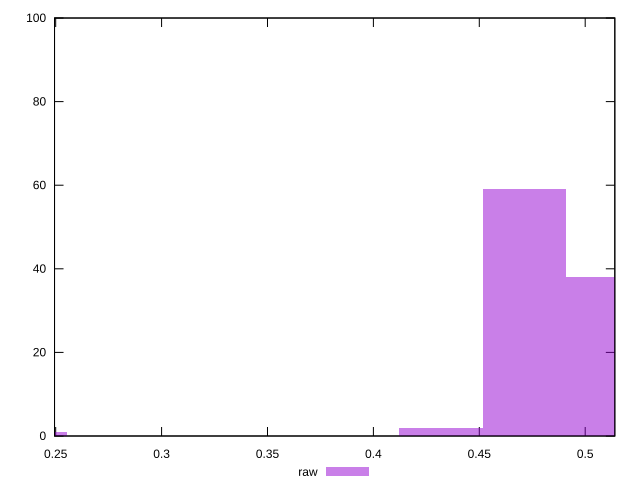

Generate this figure with gnuplot:
reset

$raw <<EOF
0.23558326891615272 1
0.47116653783230544 59
0.5104304159849975 38
0.4319026596796133 2
EOF

set key outside below
set boxwidth 0.03926387815269212
set xrange [0.2494536790728163:0.5139907764390361]
set yrange [0:100]
set trange [0:100]
set style fill transparent solid 0.5 noborder
set terminal svg size 640, 490 enhanced background rgb 'white'
set output "report_00026_2021-02-22T21:38:55.199Z/meta/pScore/samples/pages+cached/raw/histogram.svg"

plot $raw title "raw" with boxes

reset
